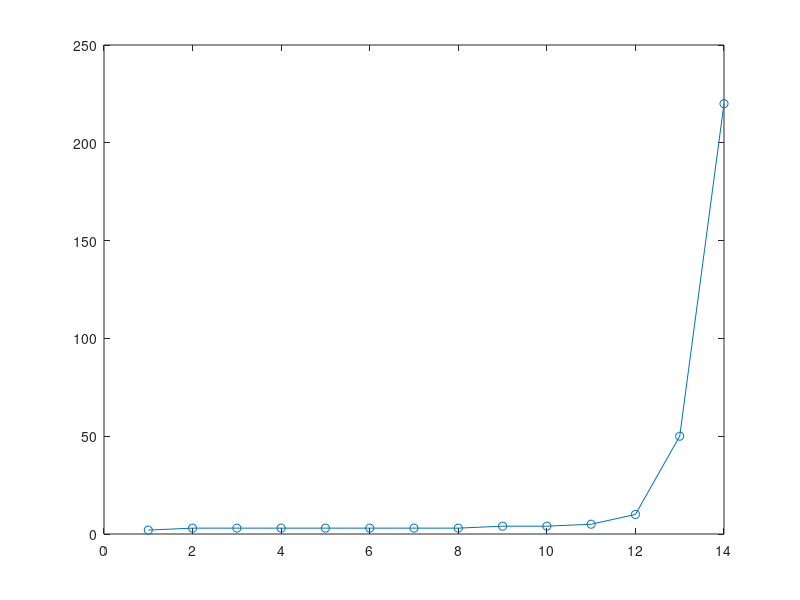

Write MATLAB code to recreate this figure.
clear
data = load('test_data/agents_out.txt');

%% Plot unique households and number of agents in each
% all_houses = unique(data(:,6));
% all_houses = all_houses(all_houses~=0);
% 
% households = zeros(length(all_houses),1);
% for i=1:length(all_houses)
%     households(i) = length(find(data(:,6)==all_houses(i)));
% end
% figure(1), plot(sort(households),'o-')

%% Check age structure in the households
% for i=1:length(all_houses)
%     ind = find(data(:,6)==all_houses(i));
%     disp(data(ind,3))
%     pause
% end

%% Check school types and ages
% ind = find(data(:,1)==1);
% plot(sort(data(ind,3)),'v')
% % Check if no agent in a school elementary - high is omitted
% % Should be empty
% ind = find(data(:,3)>=5 & data(:,3)<=17 & data(:,1)==0 & data(:,7)==0);
% disp(length(ind))
% % Schools sizes
% all_schools = unique(data(:,8));
% all_schools = all_schools(all_schools~=0);
% schools = zeros(length(all_schools),1);
% for i=1:length(all_schools)
%     schools(i) = length(find(data(:,8)==all_schools(i)));
% end
% figure(2), plot(sort(schools),'v-')

%% Check hospitals
% ind = find(data(:,10)==1);
% for i=1:length(ind)
%     disp(data(ind(i),:))
% end

%% Check all other workplaces
% Check if all working agents within working age
ind = find(data(:,2)==1);
plot(sort(data(ind,3)),'s-')
% Check if correct unemployement 
n_emp = length(ind)

% Check if all workplaces have correct number of employees
all_works = unique(data(:,9));
all_works = all_works(all_works~=0);
works = zeros(length(all_works),1);
for i=1:length(all_works)
    works(i) = length(find(data(:,9)==all_works(i)));
end
figure(1), plot(sort(works),'o-')
works
% All agents that work need to have house ID
length(find(data(:,2)==1 & data(:,6)~=0))
% And cannot be in a retirement home
sort(data(find(data(:,2)==1 & data(:,6)~=0),6))



